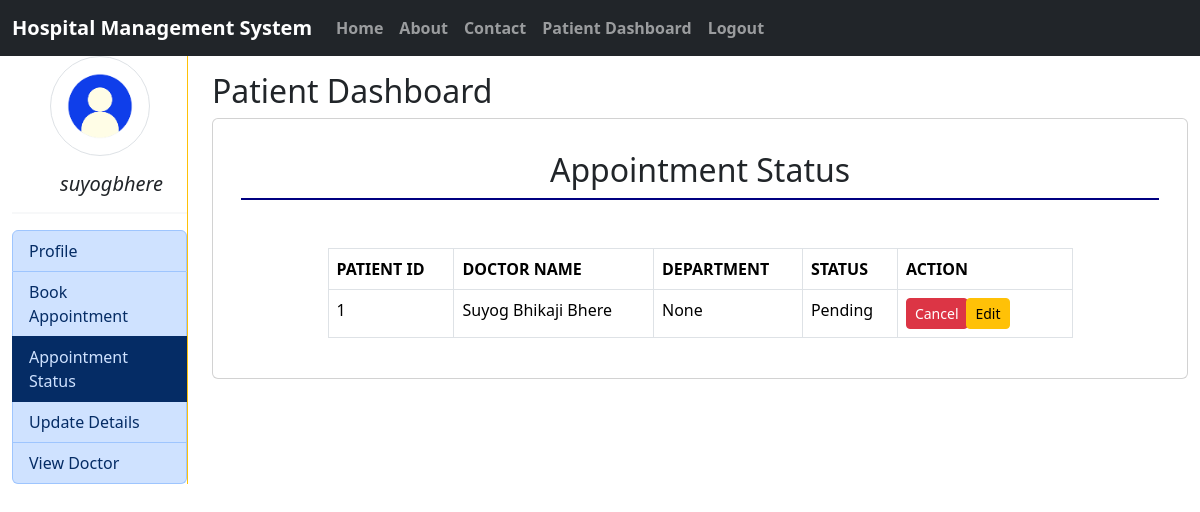
Page /hms_patient/My_Appointment/ (signed in) on the earlier database version.
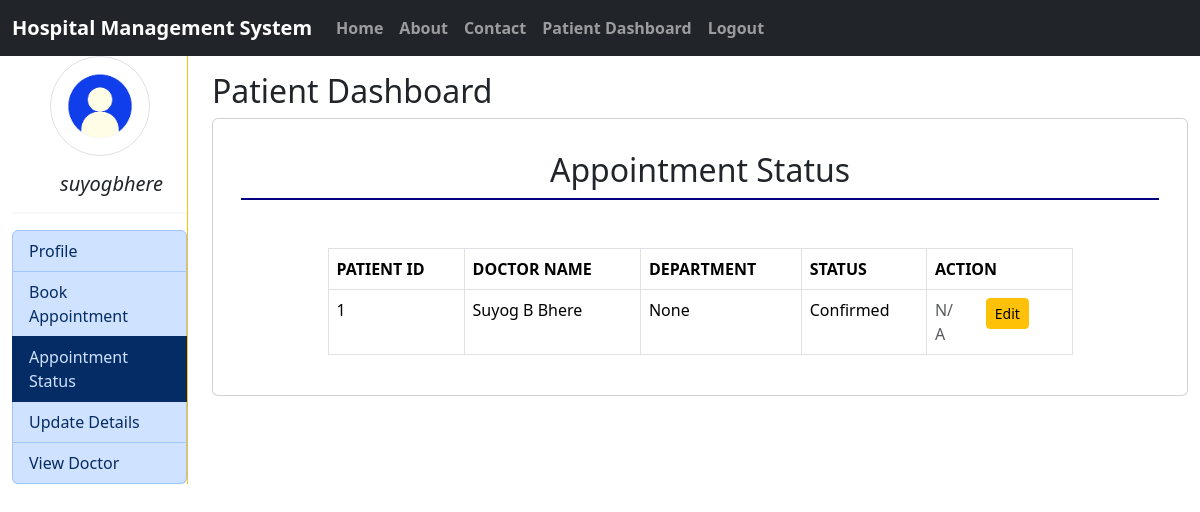
Same page on the later database version.
### hms/models.py (models this page shows, shortened)
class Appointment(models.Model):
    Appointment_ID = models.AutoField(primary_key=True)
    Appointment_datetime = models.DateTimeField()
    Status = models.CharField(choices=Appointment_status, max_length=255,default='PENDING')
    P_ID = models.ForeignKey(Patient, on_delete=models.CASCADE)
    D_ID = models.ForeignKey(Doctor, on_delete=models.CASCADE)

class Doctor(models.Model):
    user = models.OneToOneField(User, on_delete=models.CASCADE)
    D_ID = models.AutoField(primary_key=True)
    Department = models.ForeignKey(Department,on_delete=models.CASCADE,null=True)

class User(AbstractBaseUser,PermissionsMixin):
    first_name= models.CharField(max_length=250)
    last_name= models.CharField(max_length=250)
    email= models.EmailField(unique=True)
    mobile= models.CharField(max_length=10)
    is_active=models.BooleanField(default=True)
    is_staff=models.BooleanField(default=False)
    is_patient=models.BooleanField(default=False)
    is_doctor=models.BooleanField(default=False)
    gender = models.CharField(choices=Gender_choice,max_length=100)
    USERNAME_FIELD = 'email'
    REQUIRED_FIELDS = ['mobile']
    object = CustomUserManager()

### hms_patient/views.py (the view)
# urls.py: path('My_Appointment/', views.My_Appointment,name='Doctor_My_Appointment'),
def My_Appointment(request):
    if not hasattr(request.user, 'patient'):
        return HttpResponseForbidden("You are not authorized to view this page.")
    patient = get_object_or_404(Patient, user = request.user)
    appointments = Appointment.objects.filter(P_ID=patient)
    return render(request, 'hms_patient/my_appointment.html',locals())

### hms_patient/templates/hms_patient/my_appointment.html (shortened to what this page needs)
{% extends 'hms_patient/patient_index.html' %}
{% load static %}
{% block patient  %}
<div>
    <h2>Patient Dashboard</h2>
    <div class="container card">
        <div class="card-body my-2 ">
            {% block PatientHeading %}
            <h2 class="p-2 text-center" style="border-bottom: 2px solid navy;">Appointment Status</h2>
            {% endblock PatientHeading %}
        <div class="container mt-5 table-responsive">
            <div class="col-sm-10 mx-auto">
                <table class="table table-bordered table-hover">
                    <thead>
                        <tr>
                            <th>PATIENT ID</th>
                            <th>DOCTOR NAME</th>
                            <th>DEPARTMENT</th>
                            <th>STATUS</th>
                            <th>ACTION</th>
                        </tr>
                    </thead>
                    <tbody>
                        {% for appointment in appointments %}
                            <tr>
                                <td>{{appointment.Appointment_ID}}</td>
                                <td>{{appointment.D_ID.user.first_name}} {{appointment.D_ID.user.last_name}}</td>
                                <td>{{appointment.D_ID.Department}}</td>
                                <td>{{appointment.Status}}</td>
                                <td>
                                    <div class="row">
                                        <div class="col-sm-4">
                                            {% if appointment.Status == 'Pending' %}
                                            <a href="{% url 'cancel_appointment' appointment.Appointment_ID %}" class="btn btn-danger btn-sm">
                                                Cancel
                                            </a>
                                            {% else %}
                                                <span class="text-muted">N/A</span>
                                            {% endif %}
                                        </div>
                                        <div class="col-sm-4">
                                            <form action="{% url 'Edit_Appointment' appointment.Appointment_ID  %}" method="GET">
                                                <input type="submit" value="Edit" class="btn btn-warning btn-sm">
                                            </form>
                                        </div>
                                    </div>
                                </td>
                            </tr>
                        {% endfor %}
                    </tbody>
                </table>
            </div>
        </div>
        </div>
    </div>
</div>
{% endblock patient %}

Differences in the rows shown:
changed Appointment "Bhere": D_ID.user.first_name "Suyog Bhikaji" → "Suyog B"; Status "Pending" → "Confirmed"; Status "Cancel" → "N/A"
